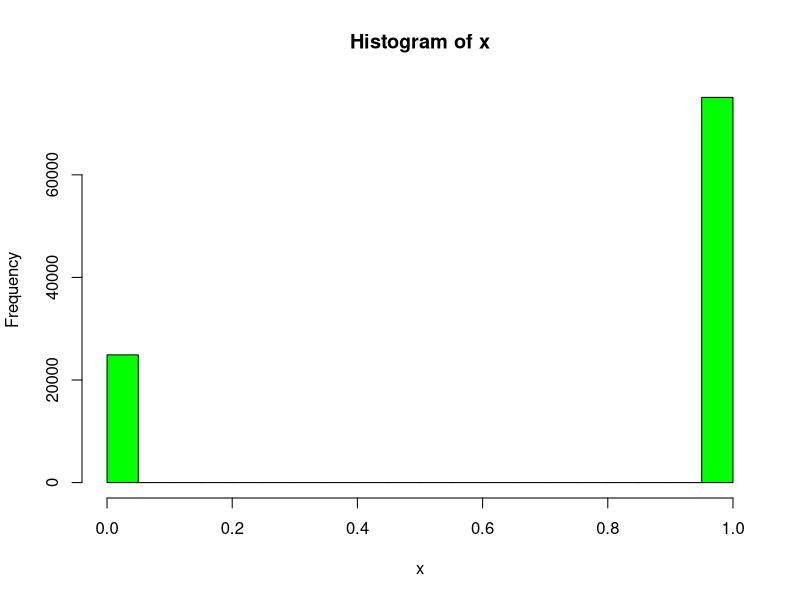
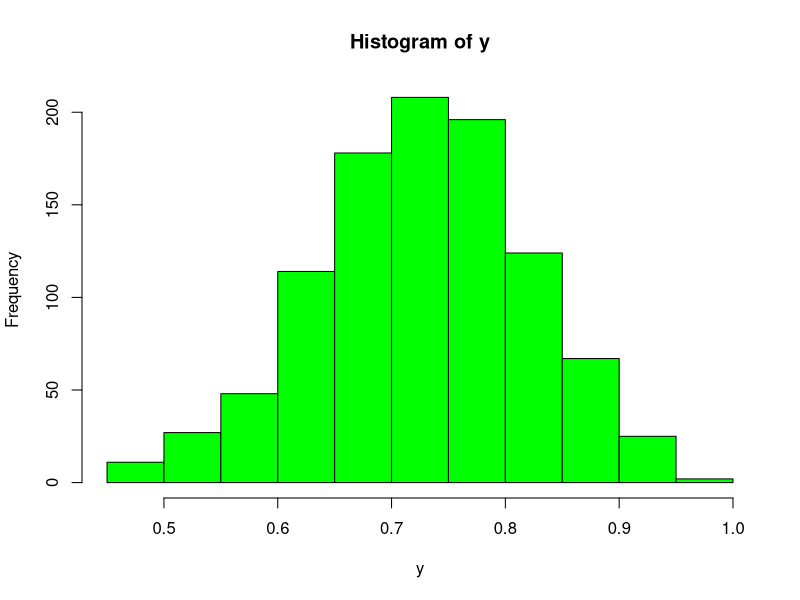

The R source for these figures, in order:
## ---- chunk 1
x <- rbinom(100000,1,0.75)
y <- NULL
for (i in 1 : 1000) y <- c(y, mean(sample(x,20)))
mean(x)
mean(y)
quantile(y, c(0.025, 0.975))
## ---- chunk 2
hist(x, col = "green")
hist(y, col="green")
